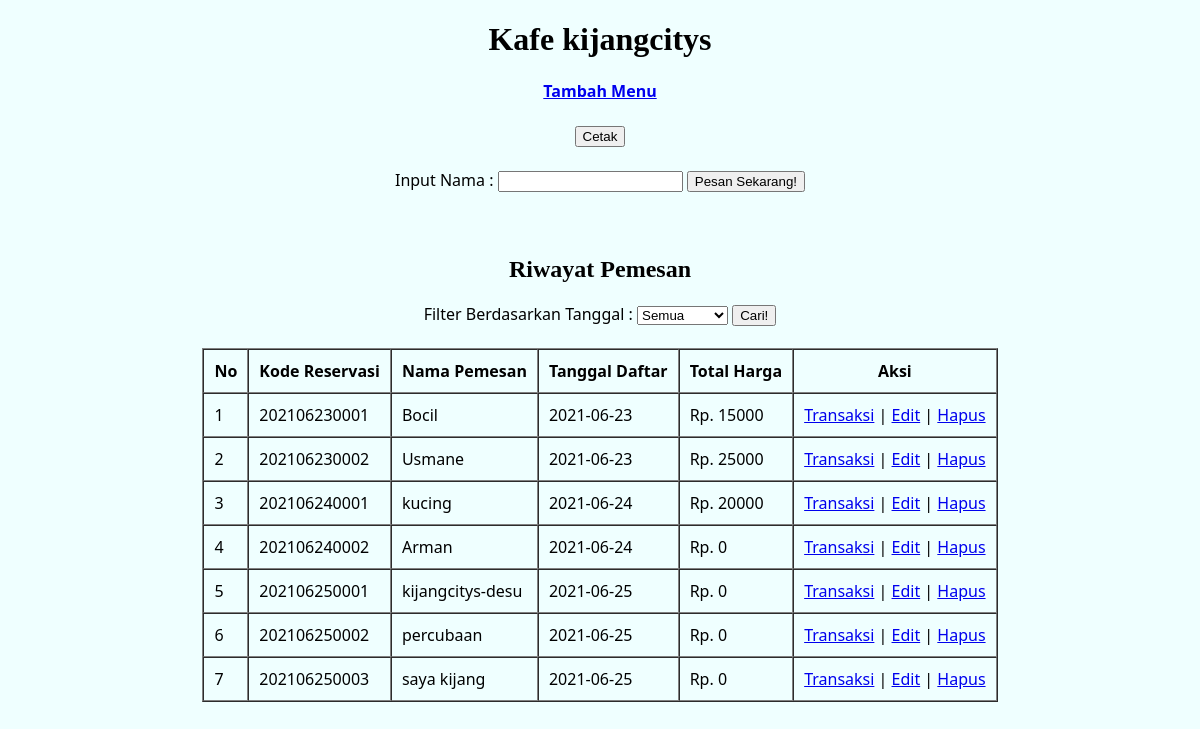
The page / on the database its author committed.
### tables this page shows
CREATE TABLE `data_reservasi` (
  `kode_reservasi` varchar(50) NOT NULL,
  `nama` varchar(100) NOT NULL,
  `tanggal_daftar` date DEFAULT current_timestamp(),
  `total_harga` int(50) UNSIGNED DEFAULT 0
);

### index.php (the view, shortened to what this page needs)
<?php
    require "function.php";
    $queryAmbilDataReservasi = "SELECT * FROM data_reservasi";
    $objectAmbilDataReservasi = mysqli_query($conn, $queryAmbilDataReservasi);
    $reservasis = [];
    while( $reservasi = mysqli_fetch_assoc($objectAmbilDataReservasi) ) {
        $reservasis[] = $reservasi;
    }
?>
<!DOCTYPE html>
<html lang="en">
<head>
    <link rel="stylesheet" href="style.css">
</head>
<body>
    <header id="header">
        <div class="container">
            <center>
                <h1>Kafe kijangcitys</h1>
            </center>
        </div>
    </header>
    <section id="content">
        <div class="container">
            <center>
                <a href="tambahMenu.php"><b>Tambah Menu</b></a>
                <br><br>
                <button type="button" name="cetak" onclick="return window.print();">Cetak</button>
                <br><br>
                <form action="" method="post">
                    <label for="nama">Input Nama : </label>
                    <input type="text" name="nama" id="nama" required autocomplete="off">
                    <button type="submit" name="submit">Pesan Sekarang!</button>
                </form>
                <br><br>
                <h2>Riwayat Pemesan</h2>
                <form action="" method="post">
                    <label for="cariTanggal">Filter Berdasarkan Tanggal : </label>
                    <select name="cariTanggal" id="cariTanggal" required>
                        <option value="semua" selected>Semua</option>
                    </select>
                    <button type="submit" name="cari">Cari!</button>
                </form>
                <br>
                <table border="1" cellpadding="10" cellspacing="0">
                    <tr>
                        <th>No</th>
                        <th>Kode Reservasi</th>
                        <th>Nama Pemesan</th>
                        <th>Tanggal Daftar</th>
                        <th>Total Harga</th>
                        <th class="aksi">Aksi</th>
                    </tr>
                    <?php $i=1; ?>
                    <?php foreach( $reservasis as $reservasi ) : ?>
                        <tr>
                            <td><?= $i++; ?></td>
                            <td><?= $reservasi["kode_reservasi"]; ?></td>
                            <td><?= $reservasi["nama"]; ?></td>
                            <td><?= $reservasi["tanggal_daftar"]; ?></td>
                            <td>Rp. <?= $reservasi["total_harga"]; ?></td>
                            <td class="aksi"><a href="transaksi.php?kode_reservasi=<?= $reservasi["kode_reservasi"]; ?>">Transaksi</a> | <a href="editReservasi.php?kode_reservasi=<?= $reservasi["kode_reservasi"]; ?>">Edit</a> | <a href="hapus.php?kode_reservasi=<?= $reservasi["kode_reservasi"]; ?>" onclick="return confirm('Yakin Kawan?')">Hapus</a></td>
                        </tr>
                    <?php endforeach; ?>
                </table>
            </center>
        </div>
    </section>
</body>
</html>

### style.css (style rules this page uses)
body { background-color: #efffff; font-family: "Segoe UI", Tahoma, Geneva, Verdana, sans-serif; }
h1, h2, h3 { font-family: Cambria, Cochin, Georgia, Times, "Times New Roman", serif !important; }

### rows shown on the page
data_reservasi: kode_reservasi "202106230001", nama "Bocil", tanggal_daftar "2021-06-23", total_harga "15000"
data_reservasi: kode_reservasi "202106230002", nama "Usmane", tanggal_daftar "2021-06-23", total_harga "25000"
data_reservasi: kode_reservasi "202106240001", nama "kucing", tanggal_daftar "2021-06-24", total_harga "20000"
data_reservasi: kode_reservasi "202106240002", nama "Arman", tanggal_daftar "2021-06-24", total_harga "0"
data_reservasi: kode_reservasi "202106250001", nama "kijangcitys-desu", tanggal_daftar "2021-06-25", total_harga "0"
data_reservasi: kode_reservasi "202106250002", nama "percubaan", tanggal_daftar "2021-06-25", total_harga "0"
data_reservasi: kode_reservasi "202106250003", nama "saya kijang", tanggal_daftar "2021-06-25", total_harga "0"
